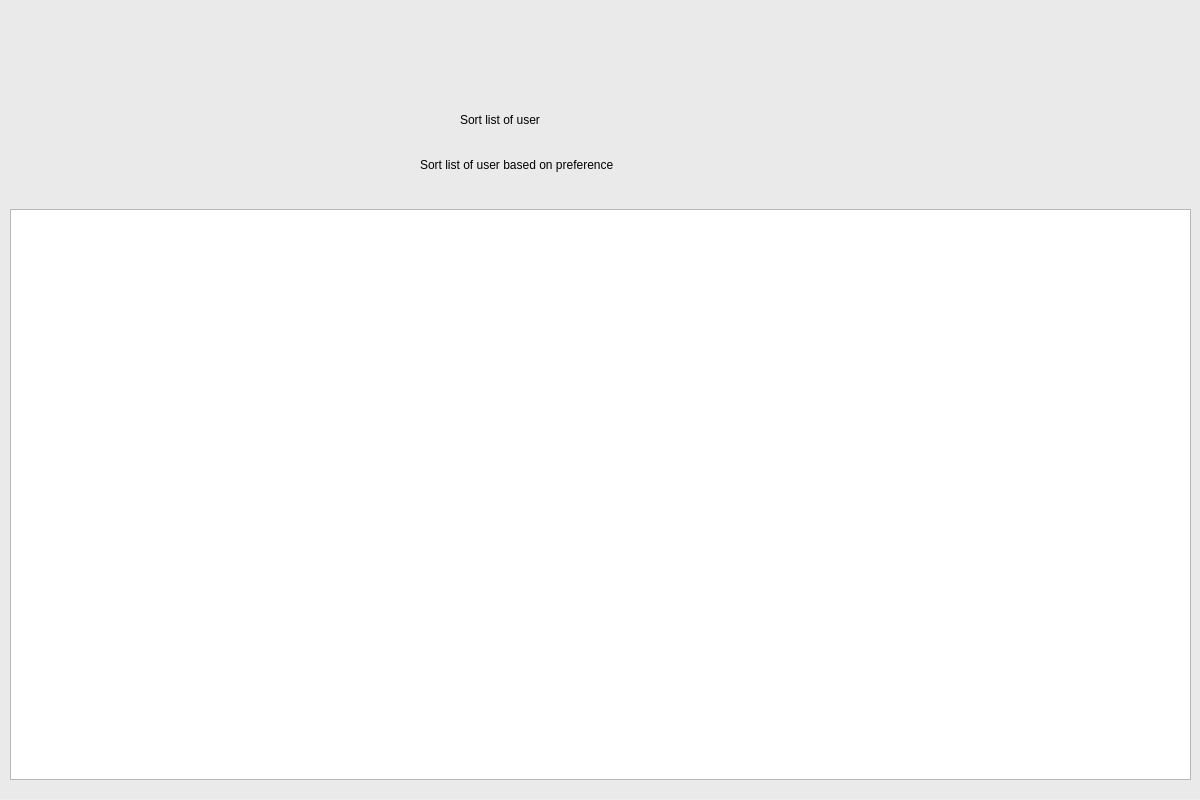
<?xml version="1.0" encoding="UTF-8"?>
<ui version="4.0">
 <class>Dialog</class>
 <widget class="QDialog" name="Dialog">
  <property name="geometry">
   <rect>
    <x>0</x>
    <y>0</y>
    <width>1200</width>
    <height>800</height>
   </rect>
  </property>
  <property name="windowTitle">
   <string>Dialog</string>
  </property>
  <widget class="QWidget" name="widget" native="true">
   <property name="geometry">
    <rect>
     <x>0</x>
     <y>-1</y>
     <width>1200</width>
     <height>800</height>
    </rect>
   </property>
   <property name="styleSheet">
    <string notr="true">QWidget#widget{
background-color:rgb(234, 234, 234);}</string>
   </property>
   <widget class="QLabel" name="label">
    <property name="geometry">
     <rect>
      <x>460</x>
      <y>80</y>
      <width>331</width>
      <height>81</height>
     </rect>
    </property>
    <property name="styleSheet">
     <string notr="true">font: 32pt &quot;Calibri&quot;;color:black</string>
    </property>
    <property name="text">
     <string>Sort list of user</string>
    </property>
   </widget>
   <widget class="QLabel" name="label_ic_number_3">
    <property name="geometry">
     <rect>
      <x>420</x>
      <y>150</y>
      <width>401</width>
      <height>31</height>
     </rect>
    </property>
    <property name="styleSheet">
     <string notr="true">font: 16pt &quot;Calibri&quot;;color:black</string>
    </property>
    <property name="text">
     <string>Sort list of user based on preference</string>
    </property>
   </widget>
   <widget class="QTableView" name="tableView">
    <property name="geometry">
     <rect>
      <x>10</x>
      <y>210</y>
      <width>1181</width>
      <height>571</height>
     </rect>
    </property>
   </widget>
  </widget>
 </widget>
 <resources/>
 <connections/>
</ui>
